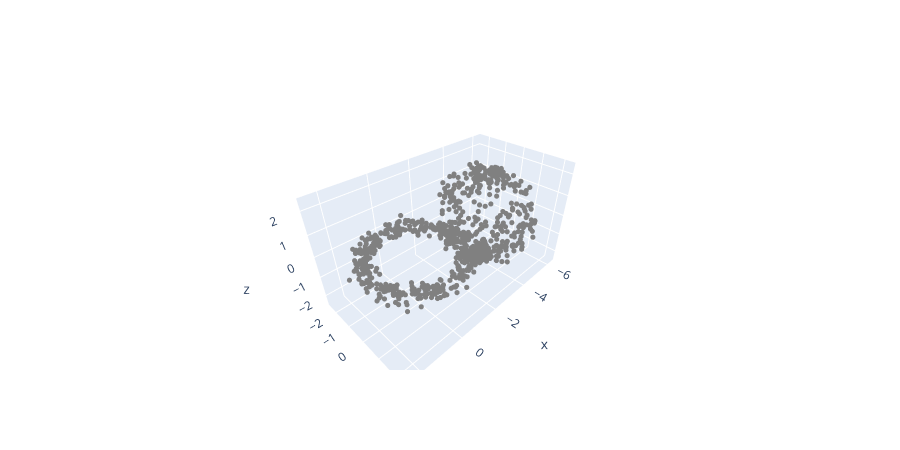

Notebook code cell kept with this figure:
### Code cell
fig = go.Figure(data=[go.Scatter3d(
    x=X[good_idx, 0], y=X[good_idx, 1], z=X[good_idx, 2], 
    mode ='markers', 
    marker=dict(size = 3 , color = CircleMapUtils.to_sinebow(tc_theta[0][good_idx]))),
    go.Scatter3d(
    x=X[bad_idx, 0], y=X[bad_idx, 1], z=X[bad_idx, 2], 
    mode ='markers', 
    marker=dict(size = 3 , color = 'gray'))
    ])

fig.update_layout( width=900, height=450)
fig.show()

### Figure 1 — Plotly figure (JSON) as saved in the notebook; plotly's stock layout.template omitted (floating-point values rounded to 4 significant figures; data arrays with more than 128 entries replaced by an {"elided": "..."} marker saying what was removed)
{"data": [{"marker": {"color": [], "size": 3}, "mode": "markers", "type": "scatter3d", "x": [], "y": [], "z": []}, {"marker": {"color": "gray", "size": 3}, "mode": "markers", "type": "scatter3d", "x": {"elided": "800 float values"}, "y": {"elided": "800 float values"}, "z": {"elided": "800 float values"}}], "layout": {"height": 450, "width": 900}}
